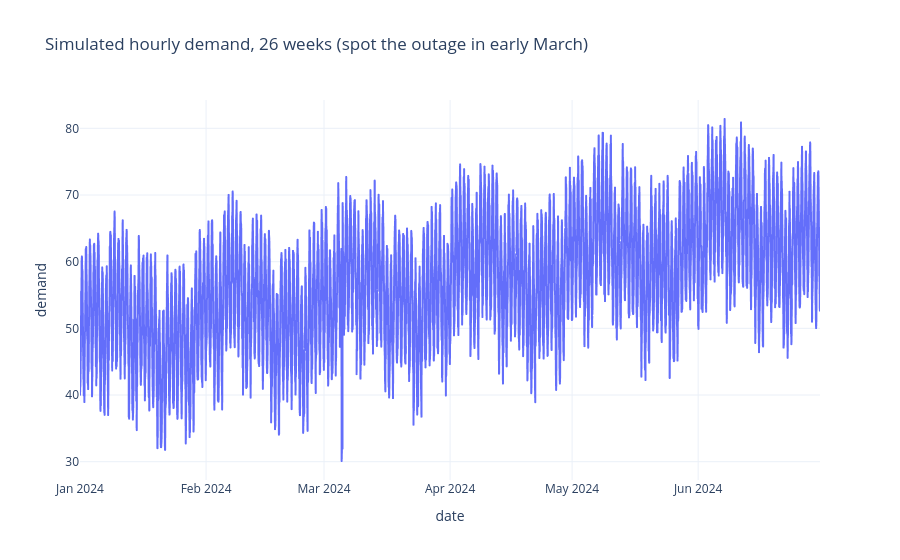

Notebook code cell kept with this figure:
### Markdown cell above
**Notice:**

1. The raw remainder fans out, small early and large late. A fixed additive seasonal shape is too small in 1949 and too big in 1960.
2. The raw remainder still has ACF structure at the seasonal lags. Leftover seasonality means the decomposition did not finish its job.
3. On the log scale the seasonal amplitude is constant, additive STL fits, and the remainder looks close to noise.

**Rule of thumb:** if the seasonal swing scales with the level, decompose the log. On the log scale, an additive decomposition *is* a multiplicative one.

---
## Part 2. Several seasonal periods at once

Hourly business data rarely has just one cycle. There is a daily rhythm (period 24) inside a weekly one (period 168), and often a slower billing or payroll cycle on top of that - here about 30 days, period 720. One `seasonal` argument cannot express any of that; MSTL fits the periods in sequence, shortest first.

We build a series with a known answer so the decomposition can be checked against ground truth - and we drop a **six-hour outage** into it, because real data always has one.

### Code cell
rng = np.random.default_rng(7)
n_hours = 24 * 7 * 26          # 26 weeks, so the ~30-day cycle repeats about 6 times
idx = pd.date_range("2024-01-01", periods=n_hours, freq="h")
t = np.arange(n_hours)

true_trend   = 50 + 0.004 * t
true_daily   = 10 * np.sin(2 * np.pi * t / 24 - 1.5)                 # period 24
true_weekly  = -6 * np.isin(idx.dayofweek, [5, 6]).astype(float)     # period 168, weekend dip
true_monthly = 4 * np.sin(2 * np.pi * t / 720)                       # period 720, billing cycle
noise = rng.normal(scale=1.5, size=n_hours)

demand = pd.Series(true_trend + true_daily + true_weekly + true_monthly + noise,
                   index=idx, name="demand")

# One outage, six hours on a Tuesday morning. Not trend, not seasonal - it has to land somewhere.
demand.loc["2024-03-05 08:00":"2024-03-05 13:00"] -= 35

px.line(demand.rename_axis("date").reset_index(), x="date", y="demand",
        title="Simulated hourly demand, 26 weeks (spot the outage in early March)").show()

### Figure 1 — Plotly figure (JSON) as saved in the notebook; plotly's stock layout.template omitted (floating-point values rounded to 4 significant figures; data arrays with more than 128 entries replaced by an {"elided": "..."} marker saying what was removed)
{"data": [{"hovertemplate": "date=%{x}<br>demand=%{y}<extra></extra>", "legendgroup": "", "line": {"color": "#636efa", "dash": "solid"}, "marker": {"symbol": "circle"}, "mode": "lines", "name": "", "showlegend": false, "type": "scattergl", "x": {"elided": "4368 str values"}, "xaxis": "x", "y": {"elided": "4368 float values"}, "yaxis": "y"}], "layout": {"legend": {"tracegroupgap": 0}, "title": {"text": "Simulated hourly demand, 26 weeks (spot the outage in early March)"}, "xaxis": {"anchor": "y", "domain": [0, 1], "title": {"text": "date"}}, "yaxis": {"anchor": "x", "domain": [0, 1], "title": {"text": "demand"}}}}
